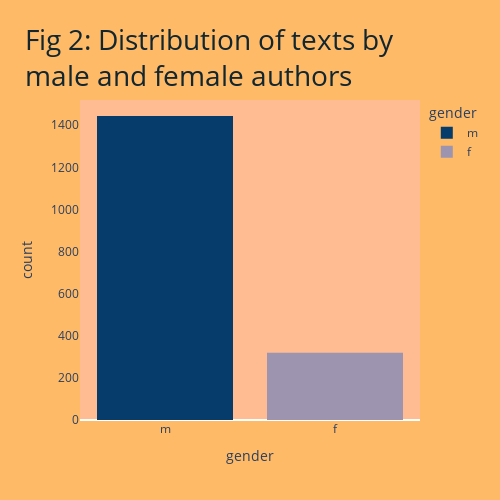

Notebook code for this chart:
### Code cell
fig = px.histogram(df,
                   x="gender",
                   color="gender",
                   color_discrete_sequence=['#053c6c', '#9d95b0'],
                   title="Fig 2: Distribution of texts by<br>male and female authors")
fig.update_layout({"plot_bgcolor":"#ffbb91", "paper_bgcolor":"#feba67", "width":500, "height":500},
                  xaxis=dict(showgrid=False),
                  yaxis=dict(showgrid=False),
                  title_font_color="#122630",
                  title=dict(font=dict(size=28), yref='paper')
                  )
fig.show()

### Figure 1 — Plotly figure (JSON) as saved in the notebook; plotly's stock layout.template omitted (floating-point values rounded to 4 significant figures; data arrays with more than 128 entries replaced by an {"elided": "..."} marker saying what was removed)
{"data": [{"alignmentgroup": "True", "bingroup": "x", "hovertemplate": "gender=%{x}<br>count=%{y}<extra></extra>", "legendgroup": "m", "marker": {"color": "#053c6c", "pattern": {"shape": ""}}, "name": "m", "offsetgroup": "m", "orientation": "v", "showlegend": true, "type": "histogram", "x": {"elided": "1444 str values"}, "xaxis": "x", "yaxis": "y"}, {"alignmentgroup": "True", "bingroup": "x", "hovertemplate": "gender=%{x}<br>count=%{y}<extra></extra>", "legendgroup": "f", "marker": {"color": "#9d95b0", "pattern": {"shape": ""}}, "name": "f", "offsetgroup": "f", "orientation": "v", "showlegend": true, "type": "histogram", "x": {"elided": "320 str values"}, "xaxis": "x", "yaxis": "y"}], "layout": {"barmode": "relative", "height": 500, "legend": {"title": {"text": "gender"}, "tracegroupgap": 0}, "paper_bgcolor": "#feba67", "plot_bgcolor": "#ffbb91", "title": {"font": {"color": "#122630", "size": 28}, "text": "Fig 2: Distribution of texts by<br>male and female authors", "yref": "paper"}, "width": 500, "xaxis": {"anchor": "y", "autorange": true, "categoryarray": ["m", "f"], "categoryorder": "array", "domain": [0, 1], "range": [-0.5, 1.5], "showgrid": false, "title": {"text": "gender"}, "type": "category"}, "yaxis": {"anchor": "x", "autorange": true, "domain": [0, 1], "range": [0, 1520], "showgrid": false, "title": {"text": "count"}}}}
